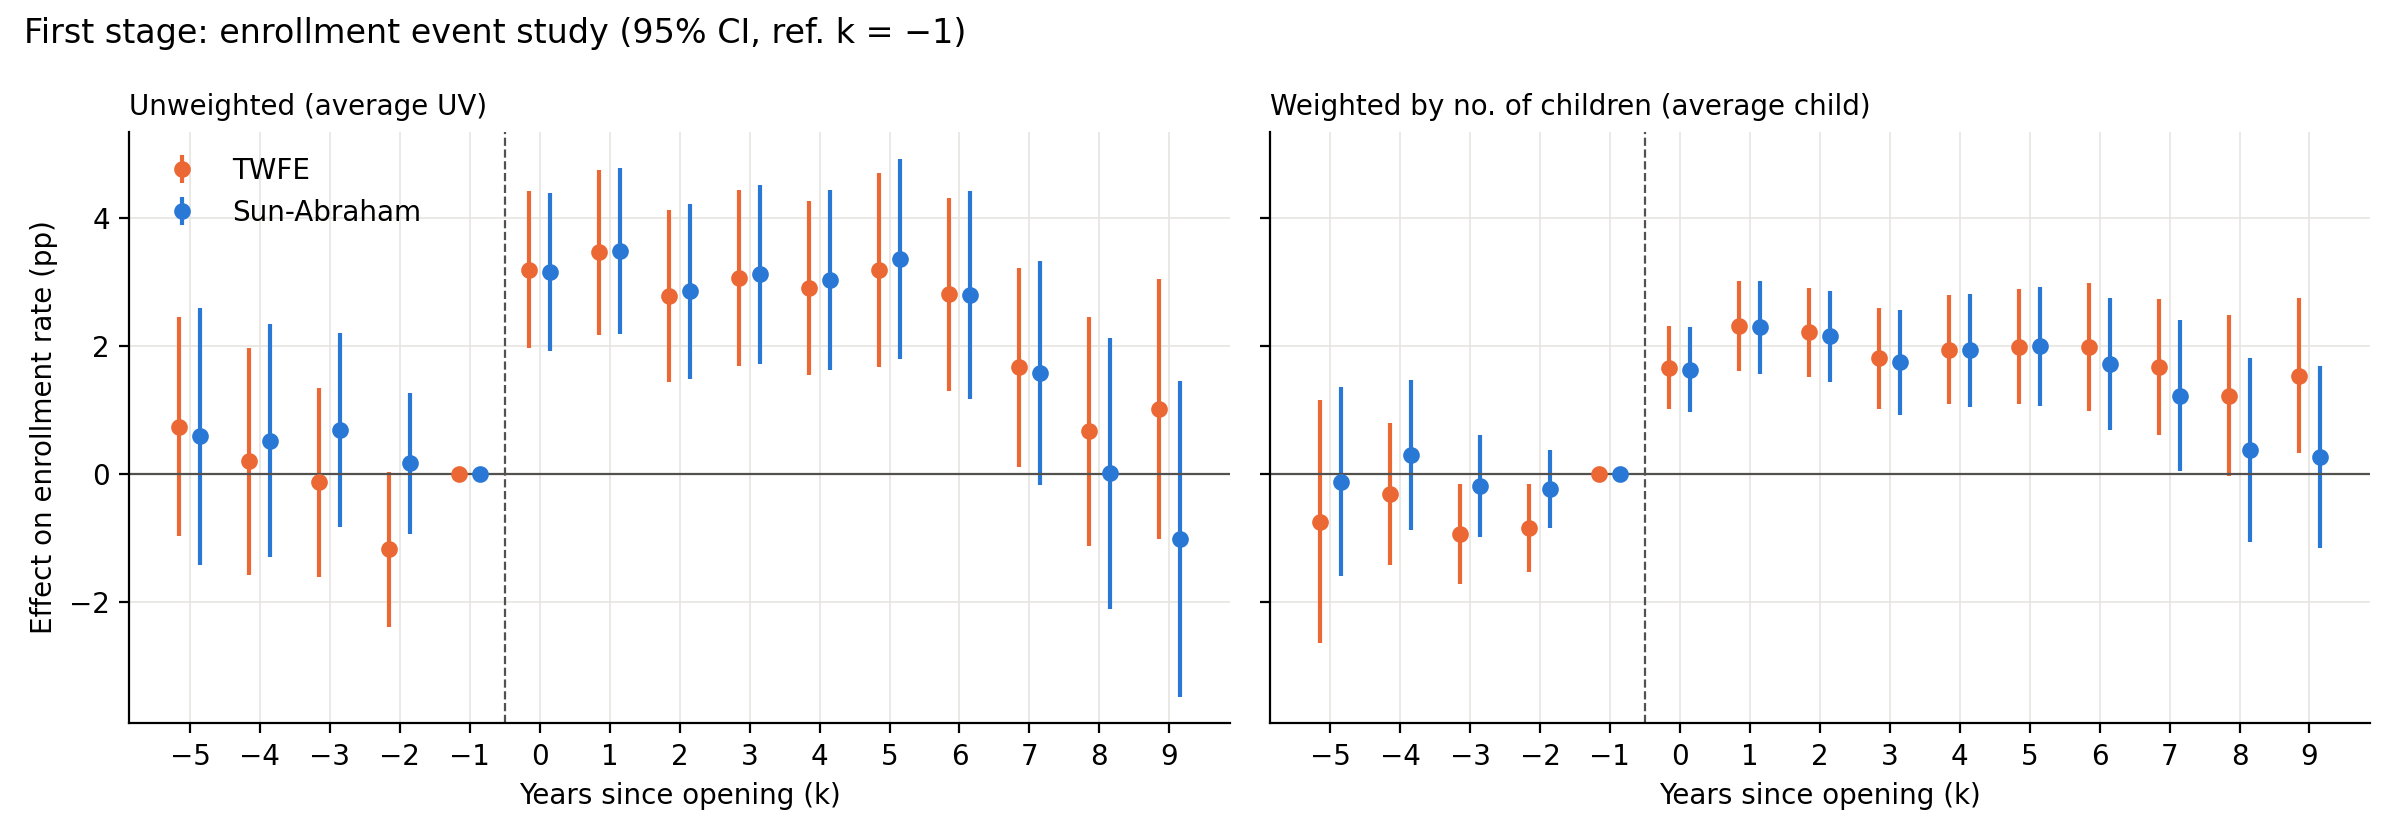

Here is the Python script that generated this plot:
# English version of pe_02_eventstudy.py (same content, labels translated for slides)
# Primera etapa - paso 2: event study, 4 modelos (coefs_pe.csv)
import os, pandas as pd, matplotlib.pyplot as plt
os.chdir(os.path.join(os.path.dirname(os.path.abspath(__file__)), '..'))  # corre desde RIS/20261006
plt.rcParams.update({'font.size':10,'axes.spines.top':False,'axes.spines.right':False,'axes.grid':True,'grid.color':'#e6e5e1','grid.linewidth':0.6})
AZUL, NAR, GRIS = '#2a78d6', '#eb6834', '#52514e'
d = pd.read_csv('coefs_pe.csv')
d = d[d.k.between(-5, 9)]
d['b'] = d.b * 100
d['se'] = d.se * 100

# un panel por ponderación; en cada uno TWFE (naranjo) vs SA (azul), desplazados 0,15
fig, axs = plt.subplots(1, 2, figsize=(12,4.2), sharey=True)
paneles = [('twfe', 'sa', 'Unweighted (average UV)'), ('twfe_w', 'sa_w', 'Weighted by no. of children (average child)')]
for ax, (mt, ms, tit) in zip(axs, paneles):
    for m, col, dx, lab in [(mt, NAR, -0.15, 'TWFE'), (ms, AZUL, 0.15, 'Sun-Abraham')]:
        x = d[d.modelo==m].sort_values('k')
        ax.errorbar(x.k + dx, x.b, yerr=1.96*x.se, fmt='o', color=col, ms=5, elinewidth=1.5, capsize=0, label=lab)
    ax.axhline(0, color=GRIS, lw=0.8)
    ax.axvline(-0.5, color=GRIS, ls='--', lw=0.8)
    ax.set_xticks(range(-5, 10)); ax.set_xlabel('Years since opening (k)')
    ax.set_title(tit, loc='left', fontsize=10)
axs[0].set_ylabel('Effect on enrollment rate (pp)')
axs[0].legend(frameon=False, loc='upper left')
fig.suptitle('First stage: enrollment event study (95% CI, ref. k = −1)', x=0.01, ha='left')
fig.tight_layout(); fig.savefig('graficos/pe_02_eventstudy_en.png', dpi=200)
